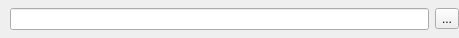
<?xml version="1.0" encoding="UTF-8"?>
<ui version="4.0">
 <class>Form</class>
 <widget class="QWidget" name="Form">
  <property name="geometry">
   <rect>
    <x>0</x>
    <y>0</y>
    <width>459</width>
    <height>38</height>
   </rect>
  </property>
  <property name="sizePolicy">
   <sizepolicy hsizetype="Minimum" vsizetype="Minimum">
    <horstretch>0</horstretch>
    <verstretch>0</verstretch>
   </sizepolicy>
  </property>
  <property name="windowTitle">
   <string>Form</string>
  </property>
  <layout class="QHBoxLayout" name="horizontalLayout">
   <property name="leftMargin">
    <number>0</number>
   </property>
   <property name="topMargin">
    <number>0</number>
   </property>
   <property name="rightMargin">
    <number>0</number>
   </property>
   <property name="bottomMargin">
    <number>0</number>
   </property>
   <item>
    <widget class="QLabel" name="widgetLabel">
     <property name="sizePolicy">
      <sizepolicy hsizetype="Minimum" vsizetype="Fixed">
       <horstretch>0</horstretch>
       <verstretch>0</verstretch>
      </sizepolicy>
     </property>
     <property name="text">
      <string> </string>
     </property>
    </widget>
   </item>
   <item>
    <widget class="QLineEdit" name="widgetField"/>
   </item>
   <item>
    <widget class="QToolButton" name="widgetFieldPicker">
     <property name="text">
      <string>...</string>
     </property>
    </widget>
   </item>
  </layout>
  <action name="actionShow_in_explorer">
   <property name="text">
    <string>Show in explorer</string>
   </property>
  </action>
 </widget>
 <resources/>
 <connections/>
</ui>
